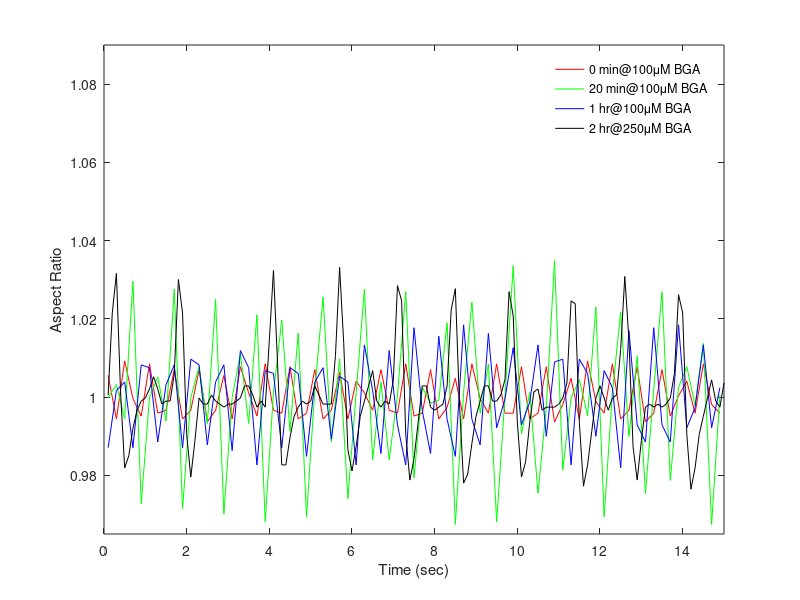

MATLAB code for this plot: (Note: this script raises an error after producing the figure.)
function out = embryonicE4NoSerum2hrs(fig)
%UNTITLED Summary of this function goes here
%   Detailed explanation goes here

if nargin<1
    fig=1;
end

ar100umE4t=[0.1;0.2;0.3;0.4;0.5;0.6;0.7;0.8;0.9;1;
1.1;1.2;1.3;1.4;1.5;1.6;1.7;1.8;1.9;2;
2.1;2.2;2.3;2.4;2.5;2.6;2.7;2.8;2.9;3;
3.1;3.2;3.3;3.4;3.5;3.6;3.7;3.8;3.9;4;
4.1;4.2;4.3;4.4;4.5;4.6;4.7;4.8;4.9;5;
5.1;5.2;5.3;5.4;5.5;5.6;5.7;5.8;5.9;6;
6.1;6.2;6.3;6.4;6.5;6.6;6.7;6.8;6.9;7;
7.1;7.2;7.3;7.4;7.5;7.6;7.7;7.8;7.9;8;
8.1;8.2;8.3;8.4;8.5;8.6;8.7;8.8;8.9;9;
9.1;9.2;9.3;9.4;9.5;9.6;9.7;9.8;9.9;10;
10.1;10.2;10.3;10.4;10.5;10.6;10.7;10.8;10.9;11;
11.1;11.2;11.3;11.4;11.5;11.6;11.7;11.8;11.9;12;
12.1;12.2;12.3;12.4;12.5;12.6;12.7;12.8;12.9;13;
13.1;13.2;13.3;13.4;13.5;13.6;13.7;13.8;13.9;14;
14.1;14.2;14.3;14.4;14.5;14.6;14.7;14.8;14.9;15;];

ar100_250umE4heart1=[1.005536	0.99985	0.987049	1.000533;
0.995147	1.021672	1.008236	1.021507;
0.994405	1.003156	1.001661	1.031606;
0.995889	0.970754	0.981935	1.00131;
1.009246	0.99456	1.003853	0.98189;
1.00702	1.002495	1.005314	0.984997;
0.999599	1.029608	0.987049	0.991988;
0.993663	1.008447	1.008236	0.996649;
0.995147	0.972738	1.008236	0.99898;
0.995889	0.999189	0.98851	0.999757;
1.008504	0.99985	1.007506	1.002087;
1.00702	1.02035	0.999469	1.005194;
0.995889	1.00514	0.98851	1.002087;
0.994405	0.969431	1.009698	0.998203;
0.996631	0.993899	1.003122	0.99898;
1.00331	1.002495	0.986318	0.99898;
1.00702	1.027624	1.008236	1.005971;
1.00331	1.011092	1.002392	1.030052;
0.994405	0.971415	0.987049	1.021507;
0.994405	0.998528	1.011159	0.990435;
0.996631	0.99985	1.009698	0.979559;
1.009246	1.019688	0.990702	0.988881;
1.00702	1.007785	1.008236	0.999757;
0.998115	0.96877	1.0002	0.998203;
0.993663	0.993237	0.987779	0.998203;
0.995147	1.001834	1.010428	1.000533;
0.996631	1.024979	1.003853	0.99898;
1.008504	1.018366	0.986318	0.998203;
1.005536	0.970093	1.008236	0.997426;
0.995147	0.997866	1.004583	0.998203;
0.994405	0.99985	0.986318	0.998203;
0.995889	1.017705	1.009698	0.99898;
1.007762	1.011092	1.011889	0.999757;
1.00702	0.967448	0.990702	1.002864;
1.001083	0.993237	1.007506	1.002864;
0.994405	1.001834	1.00093	1.000533;
0.995147	1.021011	0.982665	0.997426;
0.995889	1.022995	1.006775	0.99898;
1.008504	0.968109	1.006775	0.997426;
1.00702	0.995882	0.984857	1.014516;
0.996631	1.001173	1.006045	1.032383;
0.994405	1.011753	1.011159	1.008302;
0.995889	1.019688	0.987049	0.982667;
1.000341	0.965464	0.998738	0.982667;
1.007762	0.991254	1.007506	0.989658;
1.004794	1.001173	0.98851	0.995096;
0.994405	1.016382	1.006045	0.997426;
0.995147	1.030269	1.009698	0.99898;
0.995889	0.969431	0.984857	0.998203;
1.009246	0.993237	1.003122	0.99898;
1.00702	1.001834	1.003853	1.002864;
0.998115	1.005802	0.984857	1.000533;
0.994405	1.02564	1.007506	0.998203;
0.995147	0.96877	1.015542	0.998203;
0.996631	0.988608	0.989241	0.998203;
1.008504	0.999189	1.002392	1.010632;
1.006278	1.009769	1.005314	1.03316;
0.995147	1.034898	0.985588	1.013739;
0.994405	0.97406	1.003853	0.986551;
0.995889	0.98927	1.010428	0.981113;
1.004052	1.001173	0.982665	0.987328;
1.007762	1.000511	1.00093	0.995096;
1.001083	1.027624	1.013351	0.99898;
0.992178	0.974722	0.981204	1.002864;
0.996631	0.983979	1.001661	1.006748;
0.995889	0.997205	1.017004	0.99898;
1.00702	1.003818	0.985588	0.997426;
1.00702	1.03622	0.998738	0.99898;
0.996631	0.983979	1.011889	0.998203;
0.993663	0.983979	0.979012	1.004417;
0.995889	1.000511	0.992894	1.028499;
0.995889	0.999189	1.014812	1.024615;
1.008504	1.026962	0.982665	0.990435;
1.005536	0.984641	0.997277	0.978783;
0.995147	0.979351	1.017734	0.98422;
0.995147	0.995221	0.987779	0.993542;
0.995889	1.002495	0.996547	1.002864;
1.009246	1.031591	1.011889	1.002864;
1.00702	0.998528	0.985588	0.997426;
0.998857	0.976044	0.998008	0.996649;
0.994405	0.999189	1.015542	0.997426;
0.995889	1.000511	0.985588	0.998203;
0.997373	1.019027	0.994355	1.002864;
1.008504	1.010431	1.016273	1.022284;
1.004794	0.967448	0.984857	1.027722;
0.994405	0.993237	0.995816	0.998203;
0.994405	1.001173	1.018465	0.978006;
0.995889	1.021672	0.993624	0.980336;
1.008504	1.024317	0.994355	0.988104;
1.007762	0.96877	1.013351	0.995096;
0.999599	0.995882	0.987779	0.99898;
0.994405	1.001834	0.987779	1.002864;
0.995889	1.008447	1.016273	1.002864;
0.996631	1.023656	0.992894	0.99898;
1.008504	0.968109	0.992163	0.99898;
1.00702	0.98927	1.016273	1.000533;
0.995889	0.99985	0.999469	1.004417;
0.993663	1.012414	0.992163	1.026945;
0.995889	1.033575	1.01262	1.020731;
1.001826	0.972738	0.995816	0.993542;
1.007762	0.990592	0.992894	0.979559;
1.00331	1.001834	1.014081	0.983444;
0.994405	1.001173	0.998738	0.993542;
0.995147	1.028285	0.989971	1.00131;
0.995889	0.975383	1.013351	1.002087;
1.008504	0.984641	1.0002	0.996649;
1.007762	0.997205	0.989971	0.997426;
0.998115	1.003818	1.014081	0.997426;
0.993663	1.034898	1.008967	0.997426;
0.995889	0.990592	0.992163	0.998203;
0.998115	0.981334	1.009698	0.999757;
1.008504	1.000511	1.001661	1.003641;
1.004794	0.99985	0.982665	1.024615;
0.995147	1.023656	1.007506	1.023838;
0.994405	1.004479	1.009698	0.993542;
0.996631	0.972738	0.987779	0.977229;
1.009246	0.995221	1.006045	0.982667;
1.007762	1.003156	1.014812	0.991212;
0.998857	1.022995	0.989971	0.999757;
0.994405	1.02035	1.003122	1.002864;
0.995889	0.969431	1.006775	0.999757;
0.995889	0.996544	0.985588	0.996649;
1.008504	1.001173	1.002392	0.999757;
1.00702	1.009769	1.014812	1.000533;
0.994405	1.021672	0.981935	1.012186;
0.994405	0.967448	0.996547	1.030829;
0.996631	0.989931	1.017004	1.014516;
1.00702	1.000511	0.987049	0.987328;
1.007762	1.010431	0.992894	0.978783;
1.001083	1.033575	1.013351	0.988881;
0.993663	0.975383	0.98851	0.997426;
0.995889	0.988608	0.995085	0.998203;
0.995889	1.001834	1.017734	0.997426;
1.007762	0.999189	0.994355	0.998203;
1.00702	1.026962	0.992894	0.997426;
0.995889	0.985963	1.011889	0.998203;
0.995147	0.978689	0.98851	0.999757;
0.995889	0.995221	0.995816	1.005971;
1.000341	1.002495	1.018465	1.026168;
1.008504	1.028946	1.001661	1.021507;
1.004052	1.007785	0.992163	0.990435;
0.994405	0.972738	1.01262	0.976452;
0.995889	0.997866	0.997277	0.98189;
0.995889	1.000511	0.992163	0.990435;
1.008504	1.013737	1.013351	0.995096;
1.007762	1.019027	1.010428	0.999757;
0.998115	0.967448	0.992163	1.004417;
0.994405	0.991254	1.010428	0.99898;
0.995889	1.000511	1.002392	0.997426;
0.996631	1.011753	0.990702	1.003641];

skip=2;
t=ar100umE4t(1:skip:end);
y1=ar100_250umE4heart1(1:skip:end,:);

figure(fig);
%plot(t,y1(:,1),'r-',t,y1(:,2),'g-',t,y1(:,3),'b-',t,y1(:,4),'k-');
plot(t,y1(:,1),'r-',t,y1(:,2),'g-',t,y1(:,3),'b-',ar100umE4t,ar100_250umE4heart1(:,4),'k-');
xlabel('Time (sec)');ylabel('Aspect Ratio');
legend('0 min@100\muM BGA','20 min@100\muM BGA','1 hr@100\muM BGA','2 hr@250\muM BGA','Location','NorthEast');
axis([0 15 0.965 1.09]);
legend boxoff;
plot2svg('./conduct_interfere_single_heart.svg',fig);
out=[t,y1];
end

